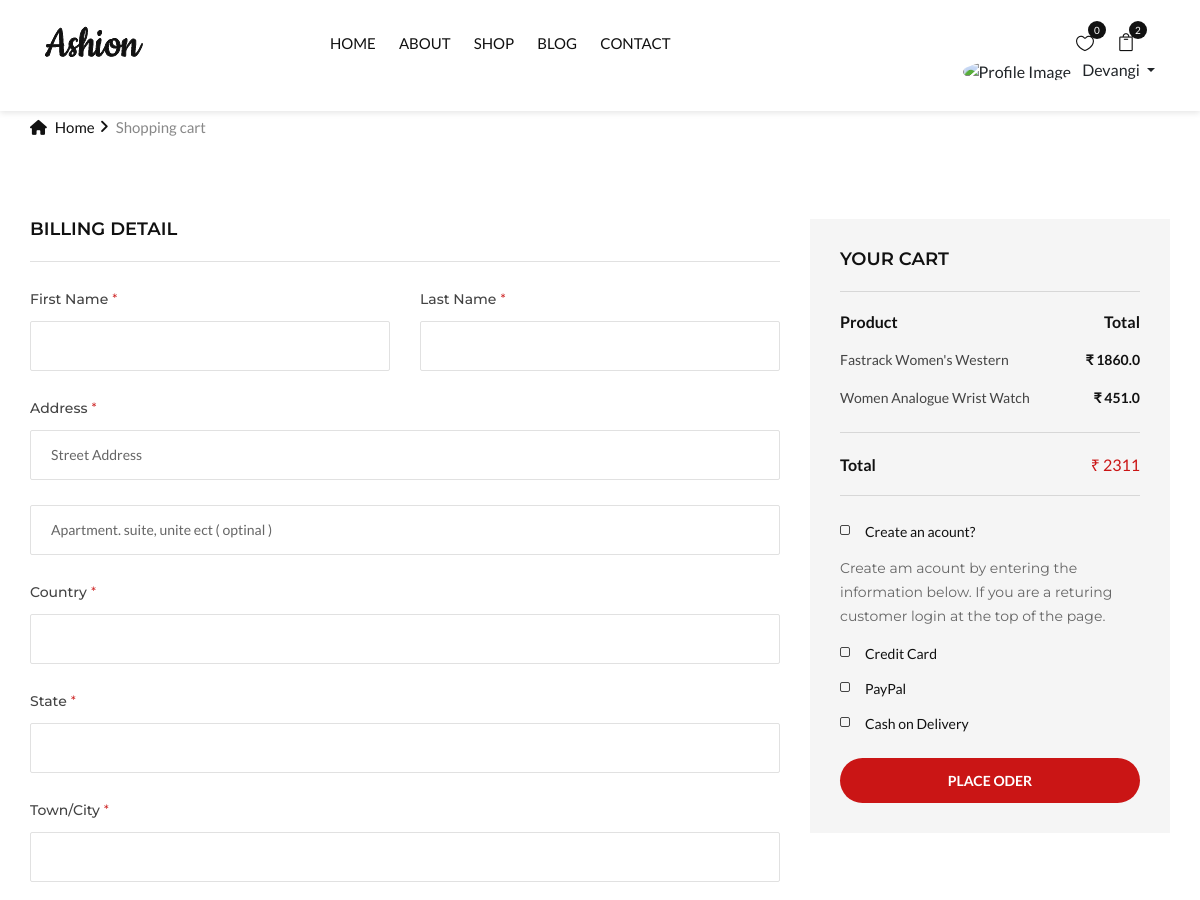
Page /checkout_page (signed in, upper part) on the earlier database version.
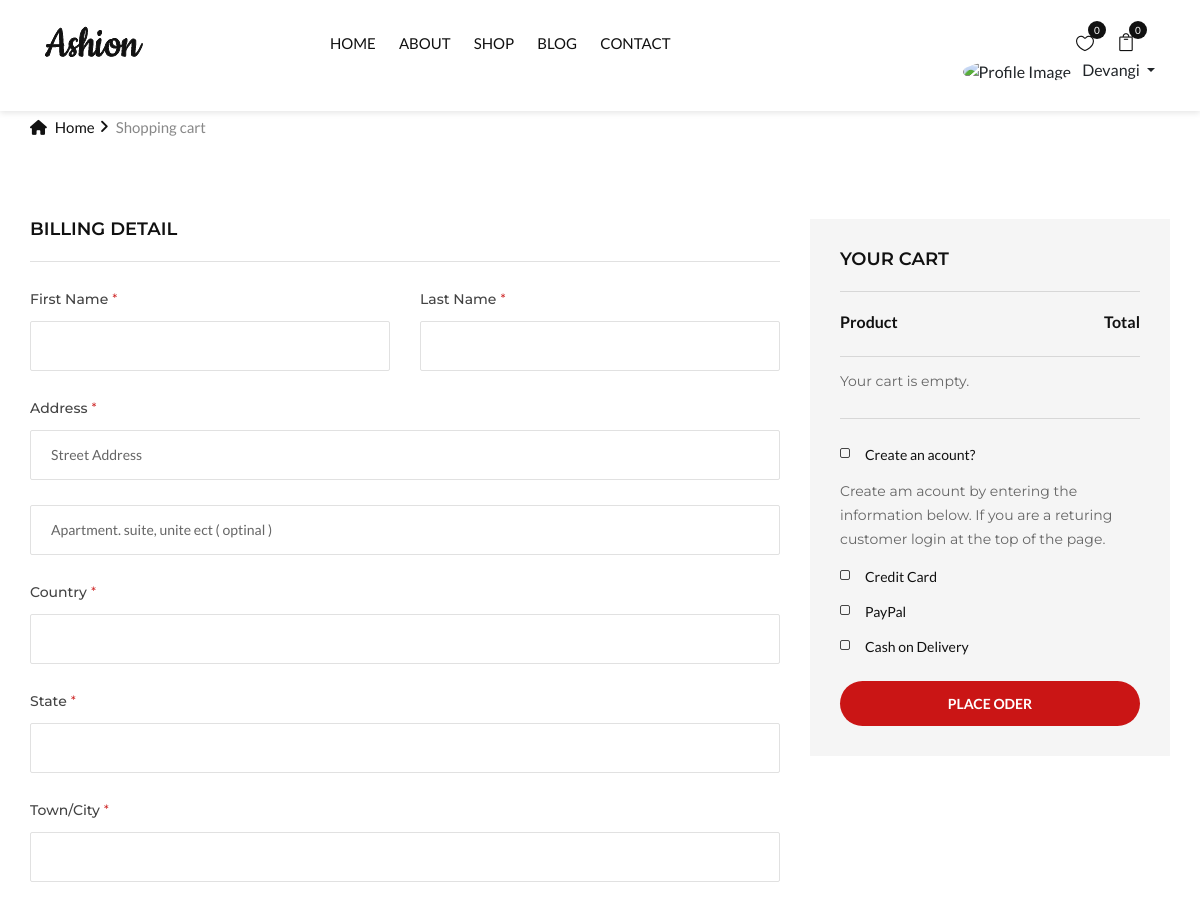
Same page on the later database version.
### EcommApp/models/cart.py (models this page shows, shortened)
class CartItem(models.Model):
    cart=models.ForeignKey(Cart,on_delete=models.CASCADE,related_name='items')
    product=models.ForeignKey("Product",on_delete=models.CASCADE)
    quantity=models.PositiveIntegerField(default=1)

### EcommApp/models/product.py (models this page shows, shortened)
class Product(models.Model):
    name=models.CharField(max_length=50)
    price=models.IntegerField(default=0)
    discount=models.IntegerField(default=0)
    category = models.ForeignKey(Category, on_delete=models.CASCADE, null=True)
    description=models.CharField(max_length=200,null=True,blank=True,default="")
    image1=models.ImageField(upload_to="uploads/products", blank=False, null=True)
    image2=models.ImageField(upload_to="uploads/products",  blank=True, null=True)
    image3=models.ImageField(upload_to="uploads/products",  blank=True, null=True)
    image4=models.ImageField(upload_to="uploads/products",  blank=True, null=True)
    image5=models.ImageField(upload_to="uploads/products",  blank=True, null=True)
    is_new = models.BooleanField(default=False)  # Mark product as new
    is_in_stock = models.BooleanField(default=True)  # Mark product as in stock

### EcommApp/views/checkout_page.py (the view)
# urls.py: path("checkout_page", Chckout_Page, name="checkout_page"),
def Chckout_Page(request):
    if not request.session['user_id']:
        messages.error(request, "Please log in to view your cart.")
        return redirect('login')
    cart = get_or_create_cart(request.session['user_email'])
    cart_items = cart.items.all()
    total_price = sum(item.product.discount * item.quantity for item in cart_items)
    return render(request, "checkoutPage.html", {"cart_items": cart_items, "total_price": total_price})

### EcommApp/templatetags/custom_filter.py (called while the page is built)
@register.filter(name='multiply')
def multiply(number, multiplier):
    try:
        return float(number) * float(multiplier)
    except (ValueError, TypeError):
        return 0

### EcommApp/views/cart_count.py (called while the page is built)
def Cart_Count(request):
    cart_count = 0
    if request.session.get('user_email'):  # Using 'user_email' from the session
        cart = get_or_create_cart(request.session.get('user_email'))
        cart_count = cart.items.count() if cart else 0
    return {'cartCount': cart_count}

### EcommApp/views/cart_utils.py (called while the page is built)
def get_or_create_cart(user_email):
    user = User.objects.get(email=user_email)
    cart, created = Cart.objects.get_or_create(user=user)
    return cart

### EcommApp/views/wishlist_count.py (called while the page is built)
def Wishlist_Count(request):
    wishlist_count = 0
    if request.session.get('user_email'):
        wishlist = get_or_create_wishlist(request.session.get('user_email'))
        wishlist_count = wishlist.items.count() if wishlist else 0
    return {'wishlistCount': wishlist_count}

### EcommApp/views/wishlist_utility.py (called while the page is built)
def get_or_create_wishlist(user_email):
    user = User.objects.get(email=user_email)
    wishlist, created = Wishlist.objects.get_or_create(user=user)
    return wishlist

### EcommApp/templates/checkoutPage.html (shortened to what the changed rows need)
{% extends 'navigation.html' %}
{% load custom_filter %}
{% block content %}
<section class="checkout spad">
    <div class="container">
        <form class="checkout__form" novalidate method="post" action="checkout/process">
            <div class="row">
                <div class="col-lg-4">
                    <div class="checkout__order">
                        <div class="checkout__order__product">
                            <ul>
                                <li>
                                    <span class="top__text">Product</span>
                                    <span class="top__text__right">Total</span>
                                </li>
                                {% for item in cart_items %}
                                <li>{{ item.product.name }} <span>₹ {{ item.product.discount|multiply:item.quantity }}</span></li>
                                {% endfor %}
                            </ul>
                        </div>
                        <div class="checkout__order__total">
                            {% if cart_items %}
                            <ul>
                                <li>Total <span id="cart-total">₹ {{ total_price }}</span></li>
                            </ul>
                            {% else %}
                            <p>Your cart is empty.</p>
                            {% endif %}
                        </div>
                    </div>
                </div>
            </div>
        </form>
    </div>
</section>
{% endblock %}

### EcommApp/templates/navigation.html (shortened to what this page needs)
{% load static %}
<!DOCTYPE html>
<html lang="">
<head>
    <link rel="stylesheet" href="{% static 'new/css/bootstrap.min.css' %}" type="text/css">
    <link rel="stylesheet" href="{% static 'new/css/font-awesome.min.css' %}" type="text/css">
    <link rel="stylesheet" href="{% static 'new/css/jquery-ui.min.css' %}" type="text/css">
    <link rel="stylesheet" href="{% static 'new/css/magnific-popup.css' %}" type="text/css">
    <link rel="stylesheet" href="{% static 'new/css/owl.carousel.min.css' %}" type="text/css">
    <link rel="stylesheet" href="{% static 'new/css/slicknav.min.css' %}" type="text/css">
    <link rel="stylesheet" href="{% static 'new/css/style.css' %}" type="text/css">
    <link rel="stylesheet" href="{% static 'css/fontawesome.min.css'}">
  <link rel="stylesheet" href="{% static 'new/css/fontawesome.css'}">
  <link rel="stylesheet" href="https://cdnjs.cloudflare.com/ajax/libs/font-awesome/6.7.2/css/all.min.css">
<link rel="stylesheet" href="{% static 'new/css/elegant-icons.css' %}" type="text/css">
<link rel="stylesheet" href="https://cdnjs.cloudflare.com/ajax/libs/noUiSlider/14.7.0/nouislider.min.css">
<link rel="stylesheet" type="text/css" href="{%static 'new/css/iofrm-style.css' %}">
<link rel="stylesheet" type="text/css" href="{%static 'new/css/iofrm-theme22.css' %}">
</head>
<body>
    <header class="header">
        <div class="container-fluid">
            <div class="row">
                <div class="col-xl-3 col-lg-2">
                    <div class="header__logo">
                        <a href=""><img src="{% static 'new/img/logo.png' %}" alt=""></a>
                    </div>
                </div>
                <div class="col-xl-6 col-lg-7">
                    <nav class="header__menu">
                        <ul>
                            <li class=""><a href="{% url 'home' %}">Home</a></li>
                            <li><a href="{% url 'about_us' %}">About</a></li>
                            <li><a href="{% url 'product' %}">Shop</a></li>
                            <li><a href="{% url 'blog' %}">Blog</a></li>
                            <li><a href="{% url 'contact' %}">Contact</a></li>
                        </ul>
                    </nav>
                </div>
                <div class="col-lg-3">
                    <div class="header__right">
                        <ul class="header__right__widget">
                            {% if request.session.user_id %}
                            <li id="wishlist-item">
                                <a href="{% url 'wishlist' %}">
                                    <span class="icon_heart_alt"></span>
                                    <div class="tip">
                                        <span id="wishlist-count">{{ wishlistCount }}</span>
                                    </div>
                                </a>
                            </li>
                            <li><a href="{% url 'cart_view' %}"><span class="icon_bag_alt"></span>
                                <div class="tip"><span id="cart-count" >{{ cartCount }}</span></div>
                            </a></li>
                            <div class="btn-group">
                                <b class=" dropdown-toggle" data-bs-toggle="dropdown" aria-expanded="false">
                                    <img src="{{ request.session.user_profileImg }}" alt="Profile Image" class="rounded-circle mr-2" width="30" height="30" style="object-fit: cover;">
                                    <span>{{ request.session.user_fname }}</span>
                                </b>
                            </div>
                            {% endif %}
                        </ul>
                    </div>
                </div>
            </div>
        </div>
    </header>
    {% block content %}{% endblock %}
</body>
</html>

Differences in the rows shown:
removed CartItem: product.name "Fastrack Women's Western", product.discount|multiply "1860.0"
removed CartItem: product.name "Women Analogue Wrist Watch", product.discount|multiply "451.0"
Other differences:
{{ cartCount }}: "2" → "0"
{{ total_price }}: "2311" → (not shown)
text no longer shown: "Total ₹"
text now shown: "Your cart is empty."
